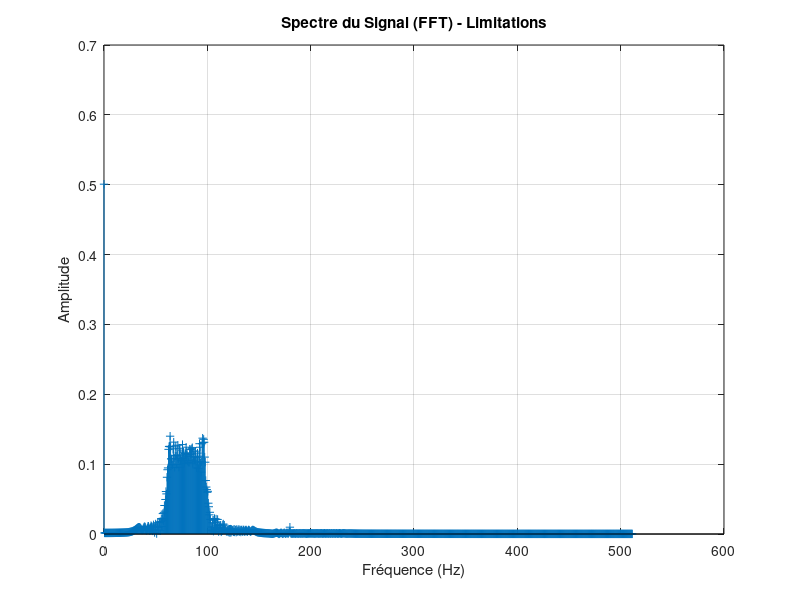

Write MATLAB code to recreate this figure.
% load ('data_paper1.mat');  %%Signal de la BESS
% Y = fft( Ibess60(1:2500,1)); 
% L = length(Y); 
% Hz=25000
% 
% f = (0:L/2-1)*(Hz/L);  % Fréquence jusqu'à fs/2
% P2 = abs(Y/L);          % Normalisation
% 
% [pics,indice]=findpeaks(P2(1:L/2),'MinPeakHeight',.01/5); %Je prends l'index un parque le signal est en régime permanent
% Resultats=[f(indice)' 2*pics]
% % Spectre sur la moitié des fréquences
% figure;
% plot(f, 2*P2(1:L/2)); 
% xlabel('Fréquence (Hz)');
% ylabel('Amplitude normalisée');
% title('Spectre du signal (Moitié positive)');
% grid on;



% x= 0.5+sin(2*pi*60*time+pi/3)+.5*sin(2*pi*2*time+pi/2)+.05*sin(2*pi*120*time+pi/4)+.01*sin(2*pi*180*time+pi)+0.01*sin(2*pi*240*time-0.52)+.05*sin(2*pi*90*time+0.22);
% Y = fft( x); 
% L = length(Y); 
% Hz=2000;
% %time = [1/Hz:1/Hz:L]' ; t=time;dt=t(2)-t(1);Time=time;
% f = (0:L/2-1)*(Hz/L);  % Fréquence jusqu'à fs/2
% P2 = abs(Y/L);          % Normalisation
% Phase = rad2deg(angle(Y(1:L/2))); % Phase en radians
% Resultats=[f 2*P2(1:L/2) Phase(indice)]
% %Spectre sur la moitié des fréquences
% figure;
% plot(f, 2*P2(1:L/2)); 
% xlabel('Fréquence (Hz)');
% ylabel('Amplitude normalisée');
% title('Spectre du signal');
% grid on;

fs = 1024;                 % Fréquence d'échantillonnage (Hz)
T = 1/fs;                  % Période d'échantillonnage
t = 0:T:2;                 % Vecteur temps (2 secondes)
% 
% Modulation des fréquences : elles varient dans le temps
f1 = 60 + 10*t;    % La fréquence de la première sinusoïde passe de 60 Hz à 80 Hz
f2 = 30 + 20*t;    % La fréquence de la deuxième sinusoïde passe de 30 Hz à 70 Hz
f3 = 120 - 10*t;   % La fréquence de la troisième sinusoïde diminue de 120 Hz à 100 Hz
f4 = 180;          % Fréquence fixe pour comparaison
f5 = 240 - 20*t;   % La fréquence de la cinquième sinusoïde diminue de 240 Hz à 200 Hz
f6 = 90 + 15*t;    % La fréquence de la sixième sinusoïde passe de 90 Hz à 120 Hz
% 
% % Création du signal avec des fréquences variables
x = 0.5 + sin(2*pi*f1.*t + pi/3) + ...
    0.1*sin(2*pi*f2.*t + pi/2) + ...
    0.05*sin(2*pi*f3.*t + pi/4) + ...
    0.01*sin(2*pi*f4.*t + pi) + ...
    0.01*sin(2*pi*f5.*t - 0.52) + ...
    0.05*sin(2*pi*f6.*t + 0.22);

% % Affichage du signal dans le domaine temporel
% figure;
% plot(t, x);
% xlabel('Temps (s)');
% ylabel('Amplitude');
% title('Signal Non-Stationnaire Modulé');
% grid on;
N = length(x);             % Nombre de points du signal
Y = fft(x);                % Calcul de la FFT
P2 = abs(Y/N);             % Normalisation
P1 =[P2(1) 2*P2(2:N/2)] ;          % Prendre uniquement la moitié positive

f = (0:N/2-1)*(fs/N);      % Vecteur des fréquences
% Affichage du spectre de la FFT
figure;
stem(f, P1, Marker="+");
xlabel('Fréquence (Hz)');
ylabel('Amplitude');
title('Spectre du Signal (FFT) - Limitations');
grid on;
